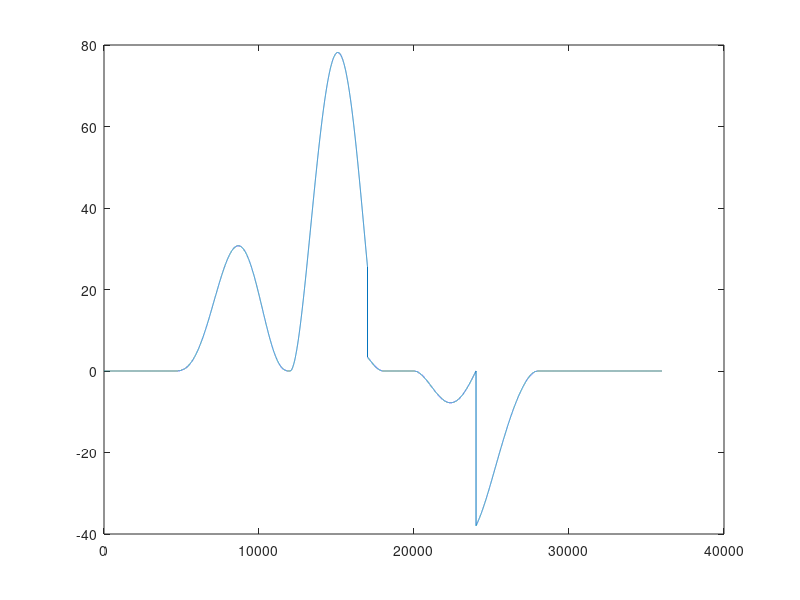
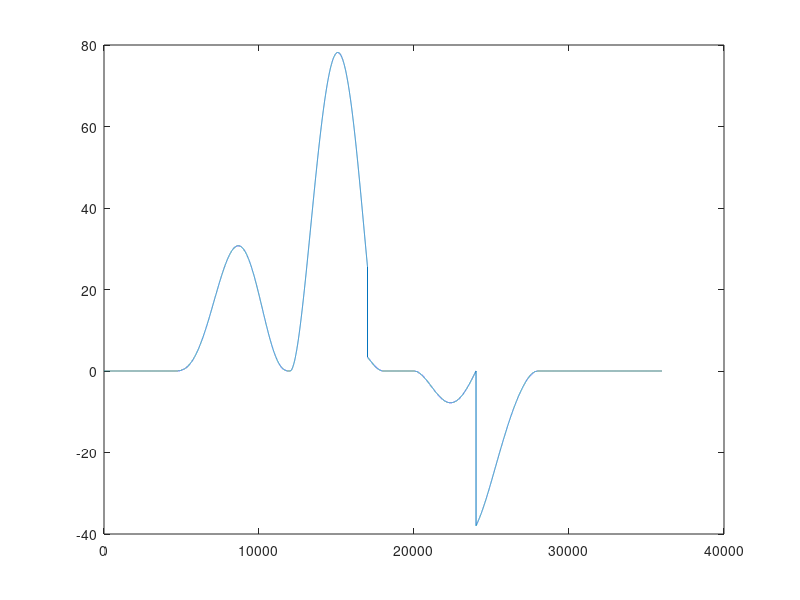
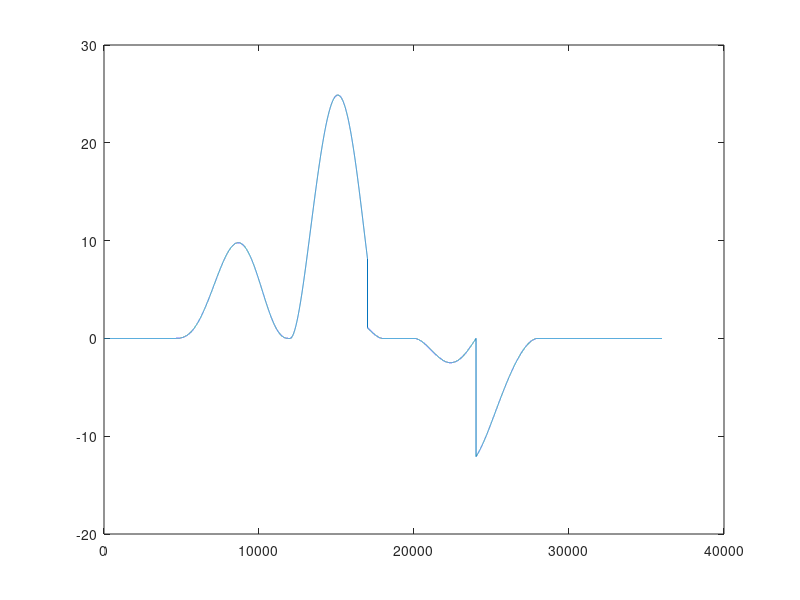
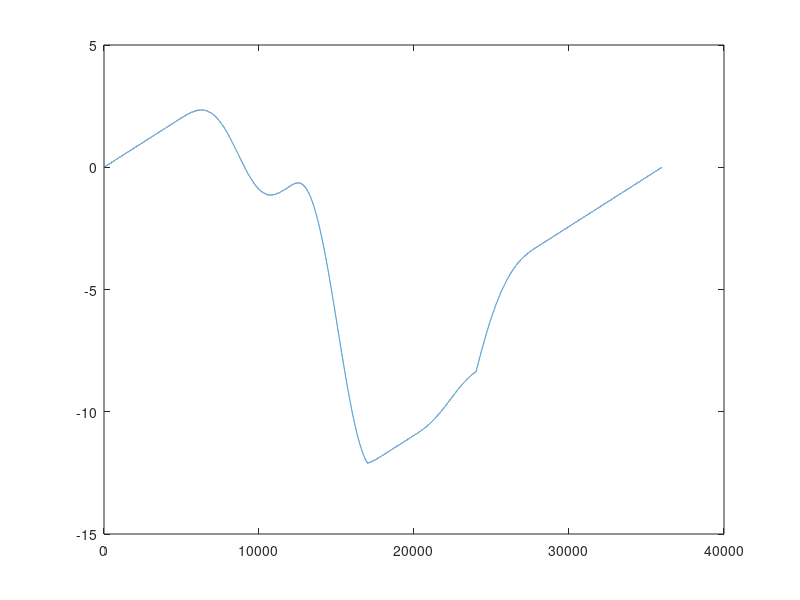

Here is the MATLAB script that generated these plots, in order:
clear; close all; clc

out = load('Geometrie_e0.mat');

X = out.S*10^-3;
V = out.V;
A = out.A;
alpha = out.pressure_angle;
omega = out.w;
F_func = out.extload;
m = out.mass;
rho = out.roc_pitch;
N_tot = out.normalforce_tot;
e = out.exc*10^-3;
bcr = out.bcr*10^-3;
rof = out.rof*10^-3;

R0 = bcr + rof;
R = X + R0;
P_e0 = N_tot.*sin(alpha).*R.*omega;
figure()
plot(P_e0)


test = load('Geometrie_e.mat');

Xe = test.S*10^-3;
V = out.V;
A = out.A;
alphae = test.pressure_angle;
omega = out.w;
F_func = out.extload;
m = out.mass;
rho = out.roc_pitch;
N_tote = test.normalforce_tot;
e = test.exc*10^-3;
bcre = test.bcr*10^-3;
rofe = test.rof*10^-3;

R0e = bcre + rofe;
R_no_exc = sqrt(test.xpitch.^2 + test.ypitch.^2);%*10^(-3);

P_e = N_tote.*(e*cos(alphae)+sin(alphae).*(sqrt(R0e^2-e^2)+Xe))*omega;
P_av2 = mean(P_e);
figure()
plot(P_e)


M = P_e/omega;
M_av = P_av2 ./ test.w;
M_delta = M_av - M;
A = cumtrapz(test.theta, M_delta);

figure()
plot(M)
figure()
plot(A)
